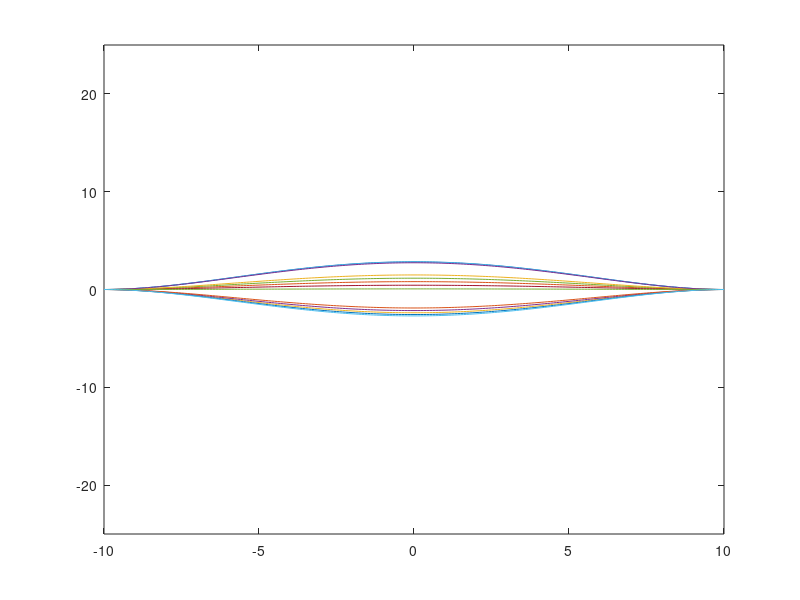

Write the MATLAB code that produced this figure.
%% define constants
T = 6.29 * 10^(-4); % tension in Nm
rho = 6.5 * 10^(-7); % density in kgm^2
pr = 0.456; % poisson's ratio of graphene 0.448-0.464
E = 383; % Young's modulus of graphene 381-385
th = 0.335; % thickness of a graphene membrane
omega = 500; % frequency in kilohertz
p_0 = 4 * 10^(-2); % pressure wave amplitude
L = 20; % length of membrane
elements = 100; % splitting up the membrane
step = 1/100; % step size
t_length = 0.01*12; % final time

%% define functions for pressure and vibration

p = @(t) p_0*exp(1i*omega*t); % applied pressure
D = (E * th^3)/(12*(1 - pr)); % flexural rigidity
w = @ (x, t) ((p(t)*(L/2)^4)/(64*D))*(1-(x^2)/(L/2)^2)^2

x = [-L/2:0.1:L/2];

d = zeros(1, length(x));

figure(1)
for j=0:step:t_length
    for i=1:length(d)
        d(i) = w(x(i), j);
    end
    plot(x, d)
    hold on
end
ylim([-25,25])

